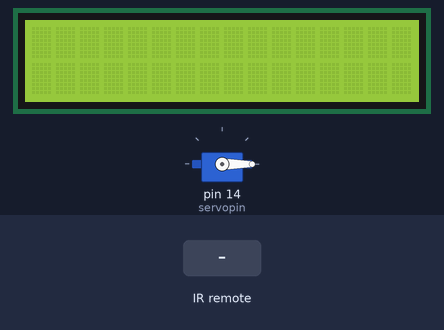
A sketch run on a simulated Arduino Uno, built with avr-gcc and run on an emulated ATmega328P. Parts: 16×2 character LCD, servo. Inputs (shaded band) come from the test bench.

Above: at 1.2 s.
1.3 s: infrared code 0xFFA25D received
At 2.2 s:
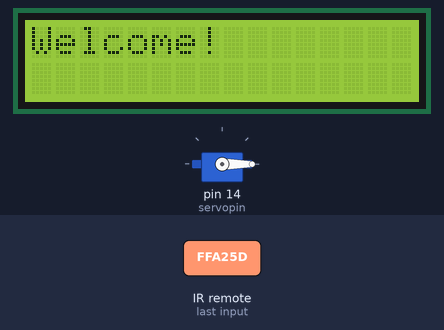
4.3 s: infrared code 0xFF30CF received
At 5.5 s:
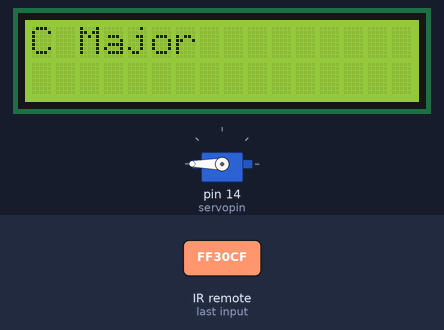
5.8 s: infrared code 0xFF02FD received
At 6.8 s:
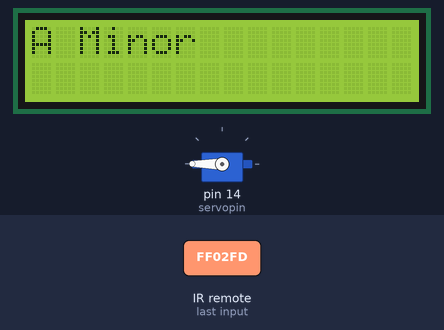
7.3 s: infrared code 0xFF02FD received
At 8.0 s:
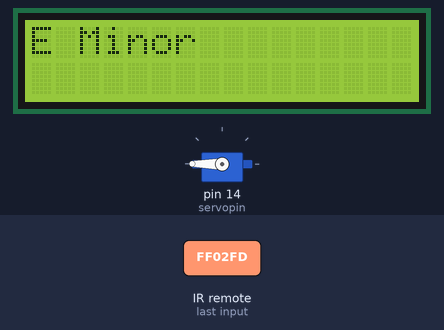
8.8 s: infrared code 0xFF02FD received
At 9.1 s:
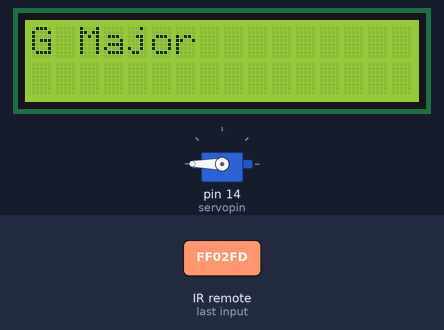
10.3 s: infrared code 0xFF02FD received
At 11.5 s:
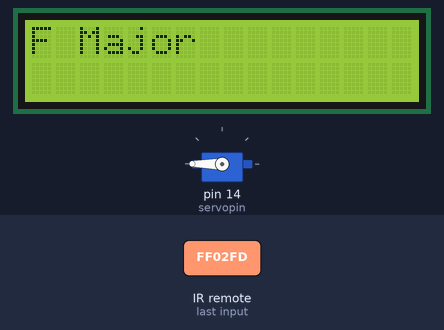
Timing chart, 0 to 12.8 s (numbered marks = the images above; inputs shaded):
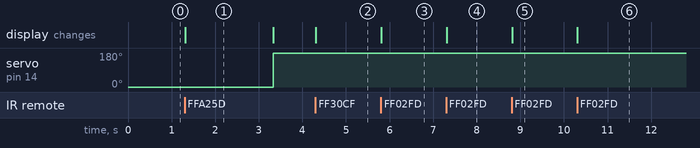

Measured:
- after the input at 1.3 s, servo on pin 14 (servopin): 0° → 180° after 2.0 s; the display: changes at once (image 1)
- after the input at 4.3 s, the display: changes at once (image 2)
- after the input at 5.8 s, the display: changes at once (image 3)
- after the input at 7.3 s, the display: changes at once (image 4)
- after the input at 8.8 s, the display: changes at once (image 5)
- after the input at 10.3 s, the display: changes at once (image 6)
- what the display in image 1 shows lasts 2.0 s, from 1.3 s to 3.3 s

The sketch:

Arduino_sketch.ino
```cpp
/****************************************
Title: IR/LCD sketch for Digital Chord Chart
Original Sketch: Rudy Schalf
Modified by: Mushfiq Mahmud for the Make Course
Date: 11/11/2014
****************************************/

#include <IRremote.h>
#include <Wire.h>
#include <LiquidCrystal_I2C.h>
#include <Servo.h>
#include <TimerOne.h>
#include <string.h>

#define servopin 14
Servo myservo;
int lcdStatus = 0;

/*******************
IR & Remote data:
*******************/
#define Power 16753245 //define the IR remote command codes for each button
#define Previous 16720605
#define Next 16712445
#define Play 16761405
#define Return 16756815
#define Num1 16724175
#define Num2 16718055
#define Mode 16736925

int menu; //menu position flag
int RECV_PIN = 11; //IR out pin
#define button results.value //set result.value as the term "button" to easily recall

IRrecv irrecv(RECV_PIN);//instantiate a IR receiver object
decode_results results;//instantiate a decode_results object. This object is separate from the IR receiver.
LiquidCrystal_I2C lcd(0x27,16,2);//instantiate a 16x2 I2C LCD display with address 0x27

/*******************
LED Matrix data:
*******************/
int blinkRate = 100; //blink rate integer for LEDs
const int col[6] = {7,6,5,4,3,2}; //create two arrays that contain the column and row Arduino pins for the LED matrix
const int row[5] = {8,9,10,12,13};
volatile byte c,r,flag,counter;
#define pattern0 { \
  {0,0,0,0,0,0}, \
  {0,0,0,0,0,0}, \
  {0,0,0,0,0,0}, \
  {0,0,0,0,0,0}, \
  {0,0,0,0,0,0}  \
}

#define pattern11 { \
  {0,0,0,0,1,0}, \
  {0,0,1,0,0,0}, \
  {0,1,0,0,0,0}, \
  {0,0,0,0,0,0}, \
  {0,0,0,0,0,0}  \
}

#define pattern12 { \
  {0,0,0,0,1,0}, \
  {0,0,1,1,0,0}, \
  {0,0,0,0,0,0}, \
  {0,0,0,0,0,0}, \
  {0,0,0,0,0,0}  \
}

#define pattern13 { \
  {0,0,0,0,0,0}, \
  {0,1,1,0,0,0}, \
  {0,0,0,0,0,0}, \
  {0,0,0,0,0,0}, \
  {0,0,0,0,0,0}  \
}

#define pattern14 { \
  {0,0,0,0,0,0}, \
  {0,1,0,0,0,0}, \
  {1,0,0,0,1,1}, \
  {0,0,0,0,0,0}, \
  {0,0,0,0,0,0}  \
}

#define pattern15 { \
  {1,0,0,0,1,1}, \
  {0,0,0,1,0,0}, \
  {0,1,1,0,0,0}, \
  {0,0,0,0,0,0}, \
  {0,0,0,0,0,0}  \
}

#define pattern16 { \
  {0,0,0,0,0,0}, \
  {0,0,0,1,0,1}, \
  {0,0,0,0,1,0}, \
  {0,0,0,0,0,0}, \
  {0,0,0,0,0,0}  \
}

#define pattern17 { \
  {0,0,0,0,0,1}, \
  {0,0,0,1,0,0}, \
  {0,0,0,0,1,0}, \
  {0,0,0,0,0,0}, \
  {0,0,0,0,0,0}  \
}

#define pattern18 { \
  {0,0,0,0,0,0}, \
  {0,0,1,1,1,0}, \
  {0,0,0,0,0,0}, \
  {0,0,0,0,0,0}, \
  {0,0,0,0,0,0}  \
}

#define pattern19 { \
  {0,0,0,1,0,0}, \
  {0,1,1,0,0,0}, \
  {0,0,0,0,0,0}, \
  {0,0,0,0,0,0}, \
  {0,0,0,0,0,0}  \
}

#define pattern21 { \
  {0,1,1,1,0,1}, \
  {1,1,0,0,1,1}, \
  {0,0,1,1,0,0}, \
  {1,1,1,1,1,0}, \
  {0,0,0,0,0,0}  \
}

#define pattern22 { \
  {0,0,0,1,0,0}, \
  {1,1,1,1,1,1}, \
  {0,0,0,0,1,0}, \
  {1,1,1,1,0,0}, \
  {1,1,0,0,1,0}  \
}

#define pattern23 { \
  {0,0,0,1,0,1}, \
  {1,1,0,1,1,1}, \
  {0,0,1,0,1,0}, \
  {1,1,1,1,0,0}, \
  {1,1,0,0,0,0}  \
}

#define pattern24 { \
  {0,0,0,0,0,0}, \
  {1,1,1,1,1,1}, \
  {0,0,0,0,0,0}, \
  {0,1,1,1,0,0}, \
  {1,0,0,0,1,1}  \
}

#define pattern25 { \
  {1,0,0,1,0,1}, \
  {0,1,0,0,0,0}, \
  {0,0,1,0,1,0}, \
  {1,0,0,1,0,1}, \
  {0,1,0,0,0,0}  \
}

byte matrix[5][6] = pattern0;
byte pattern_1[5][6] = pattern0;
byte pattern_11[5][6] = pattern11;
byte pattern_12[5][6] = pattern12;
byte pattern_13[5][6] = pattern13;
byte pattern_14[5][6] = pattern14;
byte pattern_15[5][6] = pattern15;
byte pattern_16[5][6] = pattern16;
byte pattern_17[5][6] = pattern17;
byte pattern_18[5][6] = pattern18;
byte pattern_19[5][6] = pattern19;
byte pattern_21[5][6] = pattern21;
byte pattern_22[5][6] = pattern22;
byte pattern_23[5][6] = pattern23;
byte pattern_24[5][6] = pattern24;
byte pattern_25[5][6] = pattern25;


/***************************************************************
setup function
***************************************************************/
void setup() {
  Serial.begin(9600); //begin serial communication
  lcd.init(); //initialize the lcd
  lcd.backlight();
  irrecv.enableIRIn(); //Start the receiver
  setupLED(); //set LED pins as output and turn them off
  Timer1.initialize(100);
  Timer1.attachInterrupt(refreshScreen);
  myservo.attach(servopin);
  myservo.write(0);
}

/***************************************************************
loop function
***************************************************************/

void loop() {
  if (irrecv.decode(&results)) { //has a transmission been received?
    //Serial.println(button); //If yes: interpret the received commands. This is not necessary. I used this to find the command codes for the buttons of the remote I am using.
    if (menu == 1)  { memcpy(matrix,pattern_1,30); }
    if (menu == 11) { memcpy(matrix,pattern_11,30); }
    if (menu == 12) { memcpy(matrix,pattern_12,30); }
    if (menu == 13) { memcpy(matrix,pattern_13,30); }
    if (menu == 14) { memcpy(matrix,pattern_14,30); }
    if (menu == 15) { memcpy(matrix,pattern_15,30); }
    if (menu == 16) { memcpy(matrix,pattern_16,30); }
    if (menu == 17) { memcpy(matrix,pattern_17,30); }
    if (menu == 18) { memcpy(matrix,pattern_18,30); }
    if (menu == 19) { memcpy(matrix,pattern_19,30); }
    if (menu == 21) { memcpy(matrix,pattern_21,30); }
    if (menu == 22) { memcpy(matrix,pattern_22,30); }
    if (menu == 23) { memcpy(matrix,pattern_23,30); }
    if (menu == 24) { memcpy(matrix,pattern_24,30); }
    if (menu == 25) { memcpy(matrix,pattern_25,30); }

    if (lcdStatus == 0 && button == Power ){ //"Power" button is pressed
      turnonLCD(); //show the welcome screen
      myservo.write(180);
    }

    if (lcdStatus == 1 && button == Mode ) {
      turnoffLCD();
      memcpy(matrix,pattern_1,30);
      myservo.write(0);
    }

    if (lcdStatus == 0) {
      memcpy(matrix,pattern_1,30);
    }

    switch (menu) { //create a switch/case context with variable as "menu"
      case 1: //when menu is 1 (when welcome screen is being viewed)
        switch(button) { //create another switch/case context with variable as "button" which is actually "results.value"
          case Num1:
            submenuPrint(1,1); //go to menu 1, submenu 1
            break;
          case Num2:
            submenuPrint(2,1); //go to menu 2, submenu 1
            break;
        }
        break;

      case 11:
        switch(button) {
          case Next:
            submenuPrint(1,2);
            break;
          case Return:
            returnFromSub();
            break;
        }
        break;

      case 12:
        switch(button) {
          case Next:
            submenuPrint(1,3);
            break;
          case Previous:
            submenuPrint(1,1);
            break;
          case Return:
            returnFromSub();
            break;
        }
        break;

      case 13:
        switch(button) {
          case Next:
            submenuPrint(1,4);
            break;
          case Previous:
            submenuPrint(1,2);
            break;
          case Return:
            returnFromSub();
            break;
        }
        break;

      case 14:
        switch(button) {
          case Next:
            submenuPrint(1,5);
            break;
          case Previous:
            submenuPrint(1,3);
            break;
          case Return:
            returnFromSub();
            break;
        }
        break;

      case 15:
        switch(button) {
          case Next:
            submenuPrint(1,6);
            break;
          case Previous:
            submenuPrint(1,4);
            break;
          case Return:
            returnFromSub();
            break;
        }
        break;

      case 16:
        switch(button) {
          case Next:
            submenuPrint(1,7);
            break;
          case Previous:
            submenuPrint(1,5);
            break;
          case Return:
            returnFromSub();
            break;
        }
        break;

      case 17:
        switch(button) {
          case Next:
            submenuPrint(1,8);
            break;
          case Previous:
            submenuPrint(1,6);
            break;
          case Return:
            returnFromSub();
            break;
        }
        break;

      case 18:
        switch(button) {
          case Next:
            submenuPrint(1,9);
            break;
          case Previous:
            submenuPrint(1,7);
            break;
          case Return:
            returnFromSub();
            break;
        }
        break;

      case 19:
        switch(button) {
          case Previous:
            submenuPrint(1,8);
            break;
          case Return:
            returnFromSub();
            break;
        }
        break;

      case 21:
        switch(button) {
          case Next:
            submenuPrint(2,2);
            break;
          case Return:
            returnFromSub();
            break;
        }
        break;

      case 22:
        switch(button) {
          case Next:
            submenuPrint(2,3);
            break;
          case Previous:
            submenuPrint(2,1);
            break;
          case Return:
            returnFromSub();
            break;
        }
        break;

      case 23:
        switch(button) {
          case Next:
            submenuPrint(2,4);
            break;
          case Previous:
            submenuPrint(2,2);
            break;
          case Return:
            returnFromSub();
            break;
        }
        break;

      case 24:
        switch(button) {
          case Next:
            submenuPrint(2,5);
            break;
          case Previous:
            submenuPrint(2,3);
            break;
          case Return:
            returnFromSub();
            break;
        }
        break;

      case 25:
        switch(button) {
          case Previous:
            submenuPrint(2,4);
            break;
          case Return:
            returnFromSub();
            break;
        }
        break;
    }

    irrecv.resume(); // Receive the next value
  }
}
```

ISR.ino
```cpp
void refreshScreen() {
  if (matrix[r][c]==1 && flag == 0) {
    digitalWrite(row[r], LOW); //turn pixel on
    digitalWrite(col[c], HIGH);
  }
  else {
    digitalWrite(row[r], HIGH); //turn pixel off
    digitalWrite(col[c], LOW);
  }

  counter++;
  flag = 0b00000001 & counter;

  r = (0b00001110 & counter)>>1;
  if (r > 4) {
    r = 0;
  }

  c = (0b01110000 & counter)>>4;
  if (c > 5) {
    c = 0;
  }
}
```

LED_functions.ino
```cpp
void setupLED() { //setup LEDs as output annd turn them off
  for (int pinC = 0; pinC <6; pinC++) {
    pinMode(col[pinC],OUTPUT); //these call data from the column array
    digitalWrite(col[pinC],LOW);
  }
  for (int pinR = 0; pinR <5; pinR++) {
    pinMode(row[pinR],OUTPUT); //these call data from the row array
    digitalWrite(row[pinR],HIGH);
  }
}
```

LCD_functions.ino
```cpp
/*******************************************************************************************************************
LCD menu info:
Note: menu screens are assigned as numbers to the integer "menu":
      menu = 1 denotes the welcome screen
      menu with two digits are as follows:
      * first digit shows the submenu number. 1 for 1st submenu, 2 for 2nd submenu, etc.
      * second digit shows the item number in the submenu. 1 for 1st item, 2 for second item, etc.
      * e.g. menu = 21 means 2nd submenu, 1st item
********************************************************************************************************************/

void turnonLCD() {
  lcdStatus = 1;
  lcd.clear();
  lcd.print("Welcome!");
  delay(2000);
  lcd.clear();
  lcd.print("1. Chords");
  lcd.setCursor(0,1);
  lcd.print("2. Scales");
  menu = 1;
}

void turnoffLCD() {
  lcd.clear();
  lcdStatus = 0;
}

void returnFromSub() {
  menu = 1;
  lcd.clear();
  lcd.print("1. Chords");
  lcd.setCursor(0,1);
  lcd.print("2. Scales");
}

int submenuPrint (int n, int l) {
  String submenuOne[] = {"C Major", "A Minor", "E Minor", "G Major", "F Major", "D Major", "D Minor", "A Major", "E Major"};
  String submenuTwo[] = {"Major", "Minor", "Harmonic Minor", "Pentatonic", "Diminished"};
  menu = 10 * n + l;
  lcd.clear();
  if (n == 1) {
    lcd.print(submenuOne[l-1]);
  }
  if (n == 2) {
    lcd.print(submenuTwo[l-1]);
  }
}

/*int casefunction ( int n, int l ) {
  switch (menu) {
    case (10 * n + l):
      switch(button) {
        case Next:
          submenuPrint(n,l+1);
          break;
        case Previous:
          submenuPrint(n,l-1);
          break;
        case Return:
          returnFromSub();
          break;
      }
      break
  }
}*/
```
